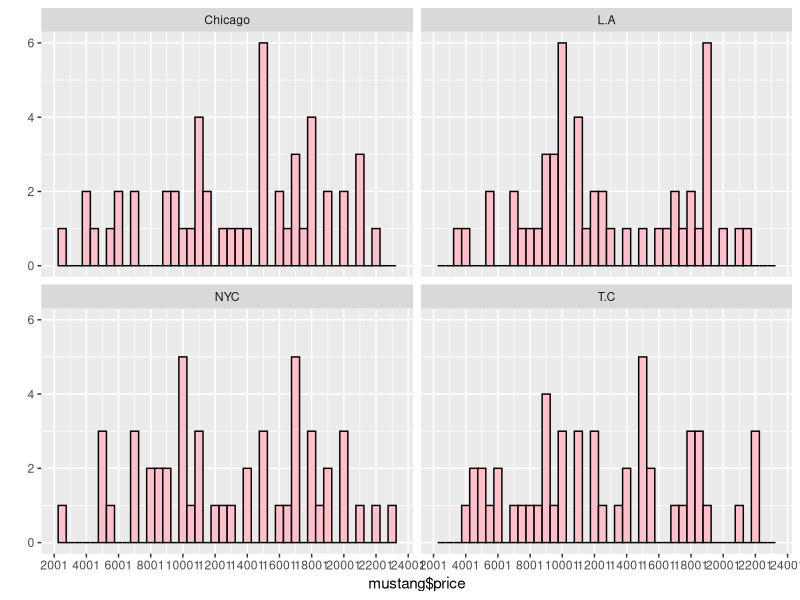
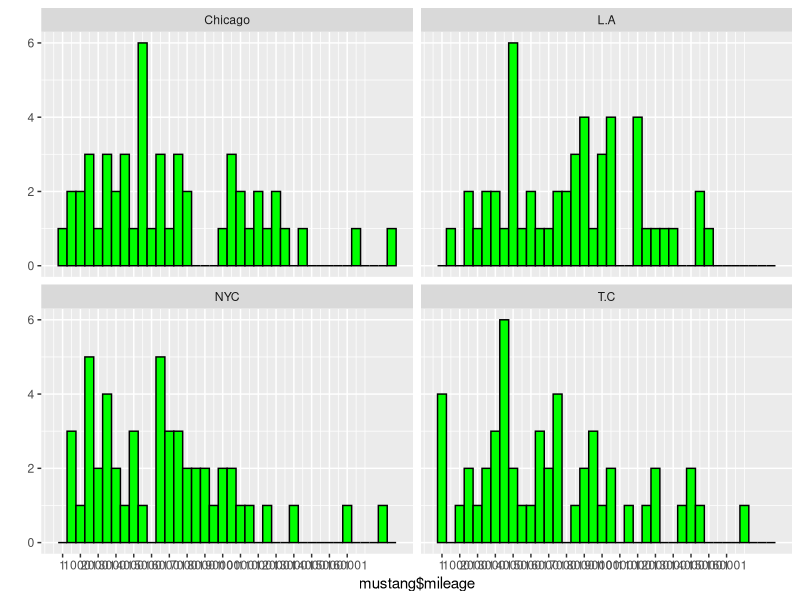
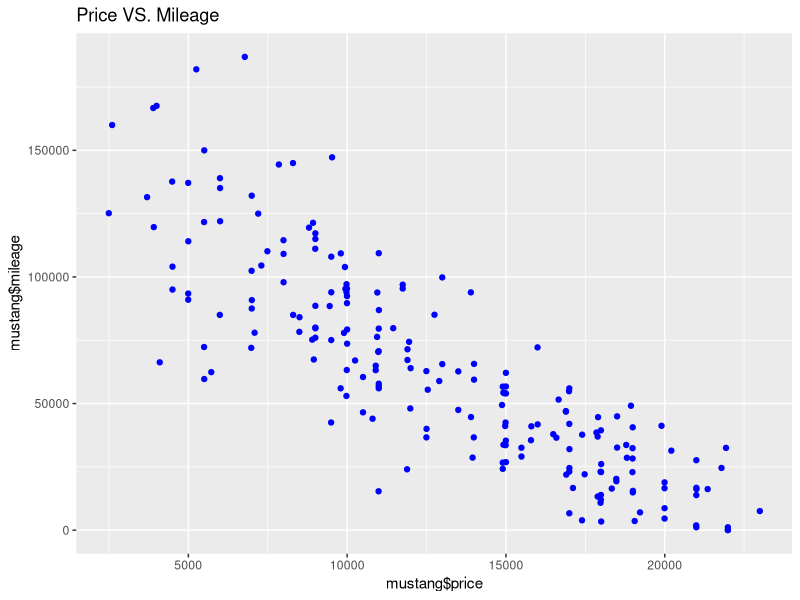
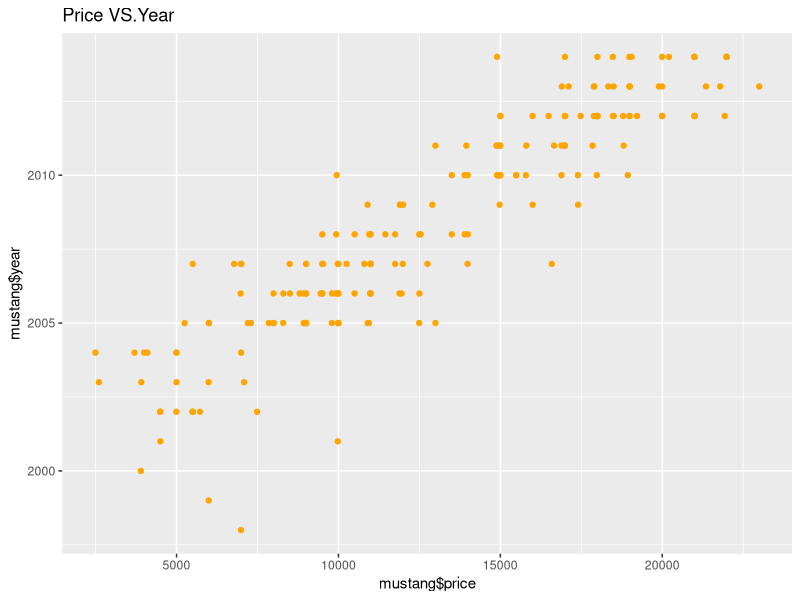
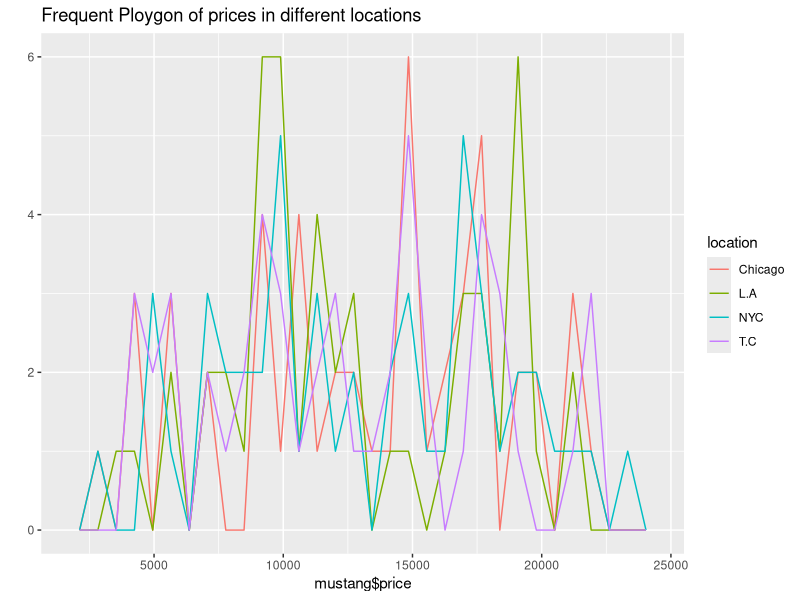
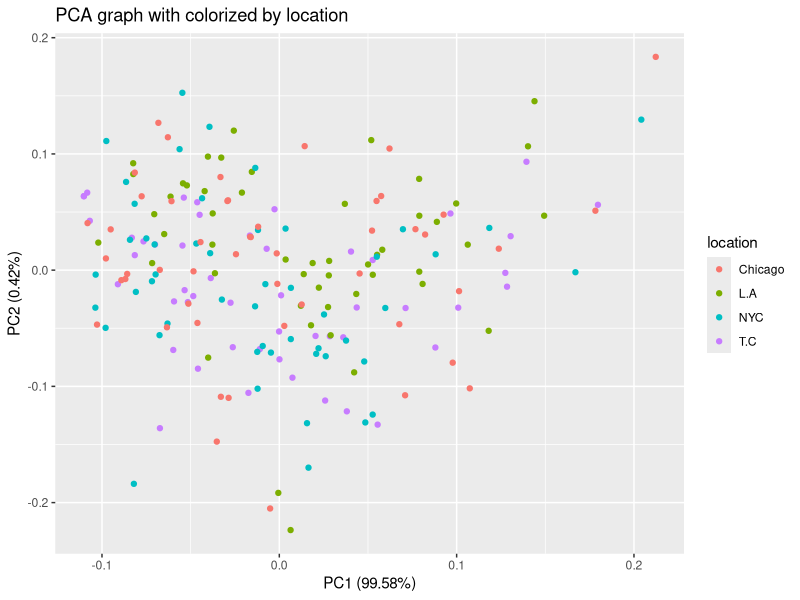
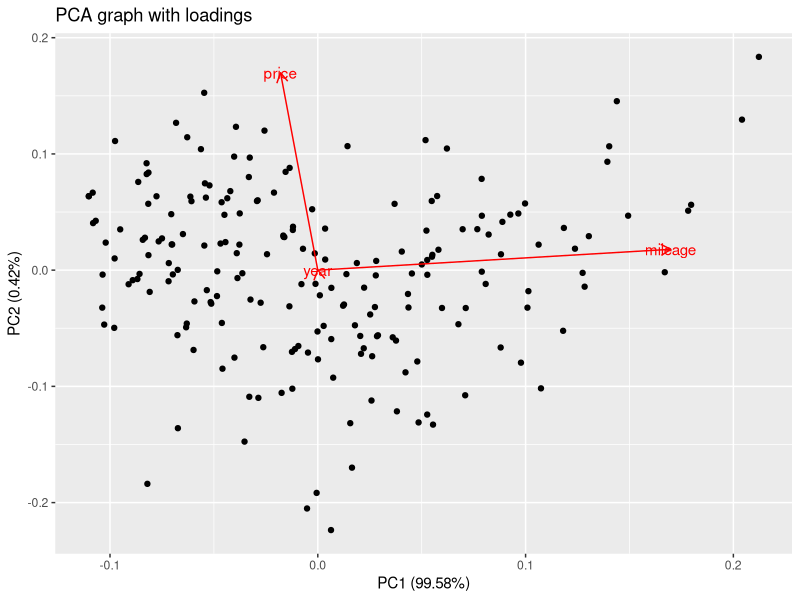
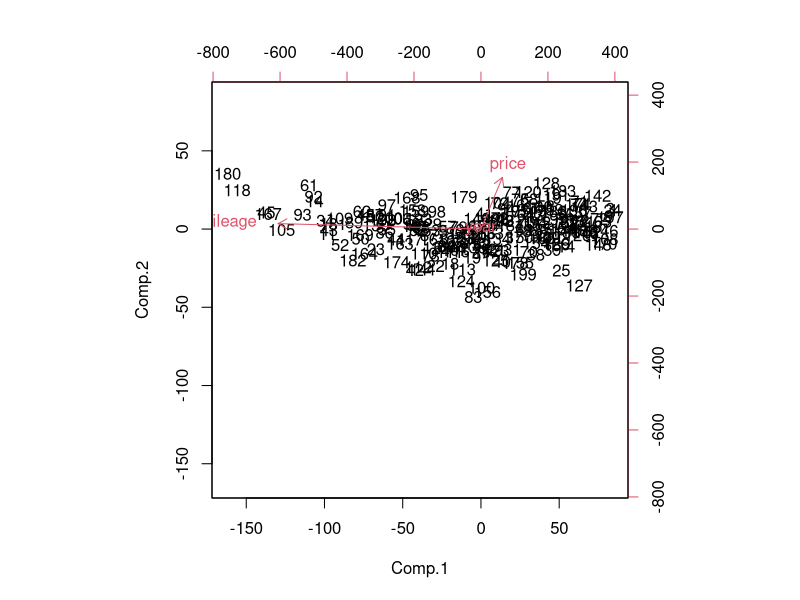

Source code (R) for these figures, in order:
## ---- chunk 1
library(ggplot2)
library(ggfortify)

## ---- chunk 2
mustang = read.csv('Mustang.csv')
str(mustang)
summary(mustang)

## ---- chunk 3
qplot(data = mustang, x = mustang$price, binwidth = 500, color = I('black'), fill = I('pink'))+
  scale_x_continuous(breaks = seq(1,25000,2000))+
    facet_wrap(~location)
qplot(data = mustang, x = mustang$mileage, binwidth = 5000, color = I('black'), fill = I('green'))+
  scale_x_continuous(breaks = seq(1,170000,10000))+
    facet_wrap(~location)

qplot(data = mustang, x =mustang$price, y=mustang$mileage, color = I('blue'), main = 'Price VS. Mileage')
qplot(data = mustang, x =mustang$price, y=mustang$year, color = I('orange'), main = 'Price VS.Year')
qplot(data = mustang, x =mustang$price, geom = 'freqpoly', color = location, main = 'Frequent Ploygon of prices in different locations')
## ---- chunk 4
#scale to only numeric data
mustangNumeric <- mustang[c(1, 2, 3)]

#graph PCA results and colorize by locations
autoplot(prcomp(mustangNumeric), data = mustang,  colour = 'location', main = 'PCA graph with colorized by location')

#plot first two components with significant eigenvectors 
autoplot(prcomp(mustangNumeric), data = mustang,  label.size = 3, loadings = TRUE,loadings.label = TRUE, main = 'PCA graph with loadings')


## ---- chunk 5
#compute PCA
pca<-princomp(mustangNumeric)
summary(pca)

#find the loadings of each pincipal components
pca$loadings

## ---- chunk 6
 biplot(pca, scale = 0.5)
